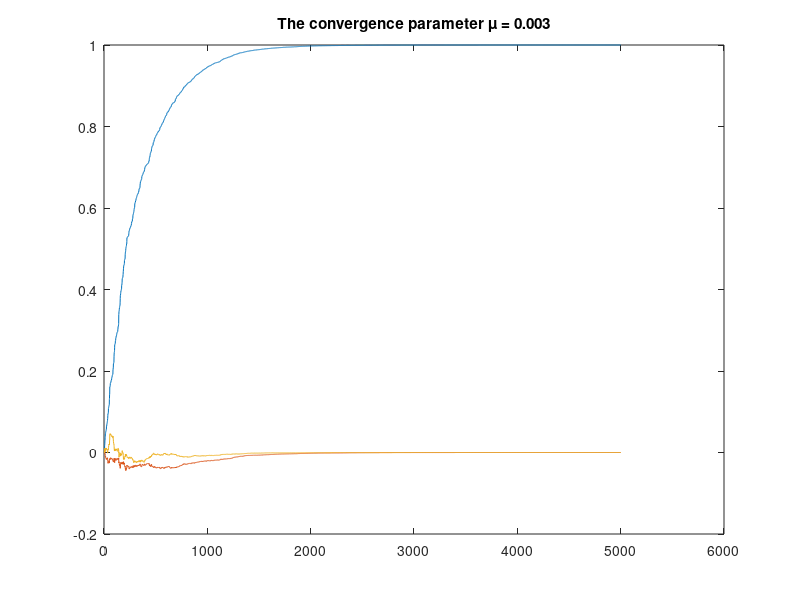
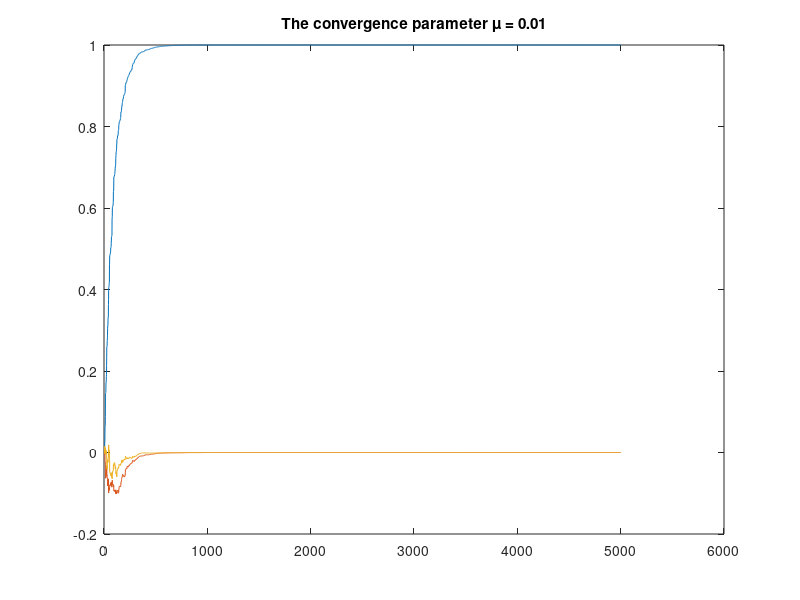
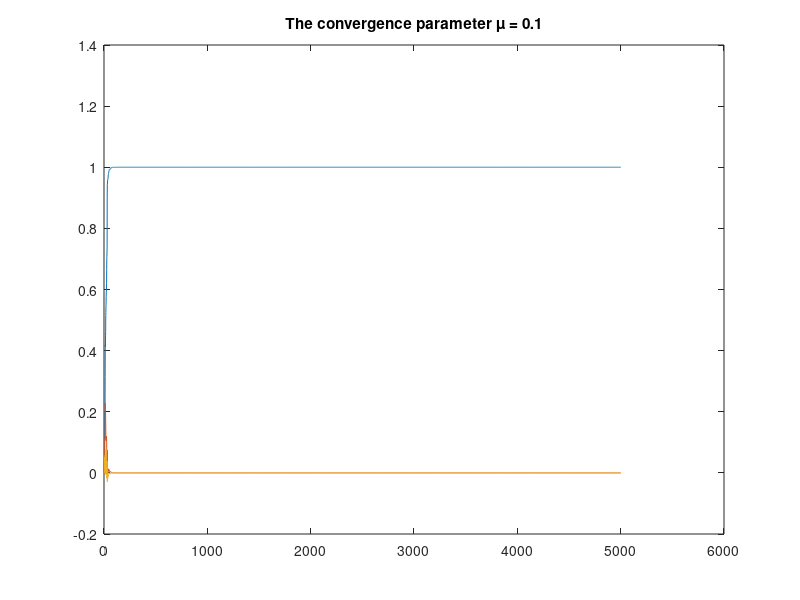
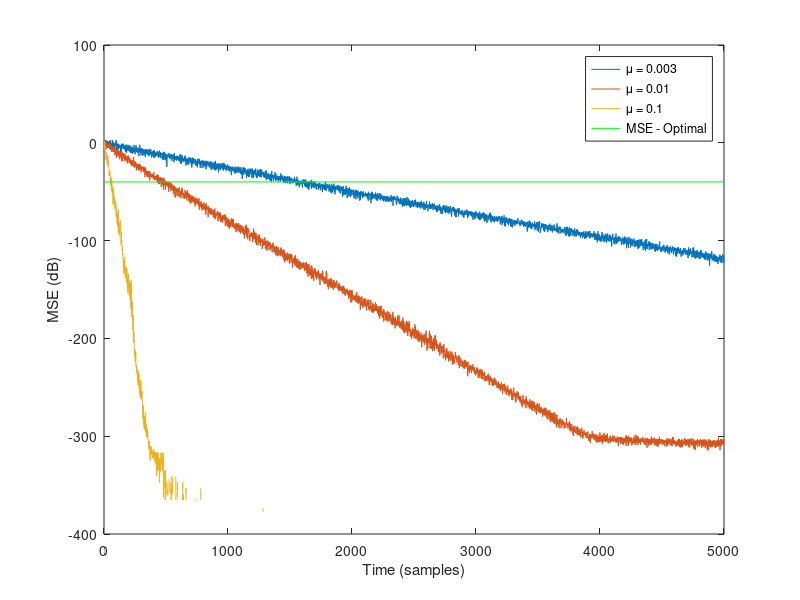

The MATLAB script that drew these images, in order:
a1 = -1.9;
a2 = 0.95; 
var = 1;
r2 = -(var*a2)/(1+(((a1.^2)-a1*(a2.^2))/(1+a2))-(a2.^2))
r1 = -(a1/(1+a2))*r2
r0 = var - a1*r1-a2*r2
R = [r0 r1;r1 r0]
eig(R)
lambda = eig(R)
[V,Q]=eig(R)
egionspeard = max(lambda)/min(lambda)


%coloring filter coefficient
a=0.1;
data_length=5000;
mu_lms=[0.003 0.01 0.1];
Ne = 10;
M = 5;

e_ensemble=zeros(length(mu_lms),data_length);

for k=1:3
    for j=1:Ne
    
        %generate the input sequence.
        x1=randn(1,data_length);

        %generate v(n)
        v=sqrt(0.0001)*randn(1,data_length);

        %input signal
        u=filter(1,[1 a],x1);
        u=u/std(u);

        %desired input,d.
        d=u;
        %initialization for the LMS algorithm.
        lms_weights=zeros(3,length(u)+1);
        

        % implementation of the sample-by-sample LMS algorithm.
        for ii=3:length(u)
            % bring new input sample
            uvec=u(ii:-1:ii-3+1)'; % uVector = [u(n) u(n-1) ... u(n-M+1)]';

            %calculate the error
            e(ii)=d(ii)-lms_weights(:,ii)'*uvec;

            %update weights
            lms_weights(:,ii+1)=lms_weights(:,ii)+mu_lms(k)*uvec*e(ii);
        end
    
        % generate the ensemble-averaged error.
        e_ensemble(k,:)=e_ensemble(k,:)+e.^2;
    end
    figure
    plot(lms_weights');
    title(['The convergence parameter \mu = ' num2str(mu_lms(k))]);
end;

e_ensemble=e_ensemble/Ne;
figure
plot(1:length(e),10*log10(e_ensemble));
xlabel('Time (samples)');ylabel('MSE (dB)');
H2 = line([1 length(e)],[-40 -40]);
set(H2,'Color',[0 1 0]);

legend(['\mu = ' num2str(mu_lms(1))], '\mu = 0.01', '\mu = 0.1','MSE - Optimal');
10*log10(mean(e_ensemble(:,4000:5000)'))